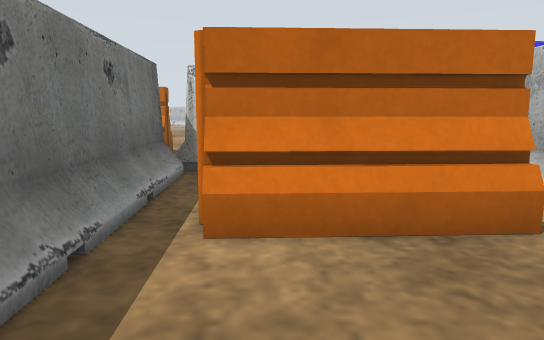
view 1 (above)

24 first-person views from a walk through a Gazebo world. The camera is 0.61 m above the floor, tilts 8° down and sees 70° across. The floor is counted in squares, 0.5 m on a side. Each view is taken from the middle of a square. On the plan, view 1 faces up. The plan holds only what a view shows up to about 15 squares ahead; the rest is blank. The place goes on beyond the plan. Some surface patterns are stand-ins.

view 2
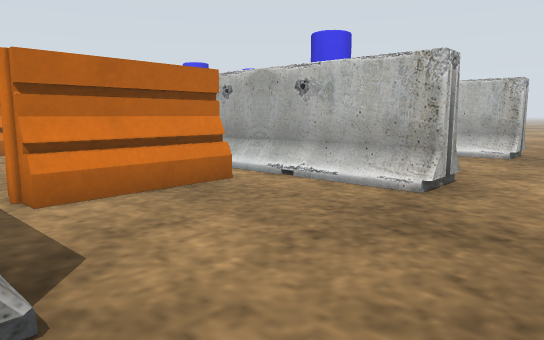

view 3
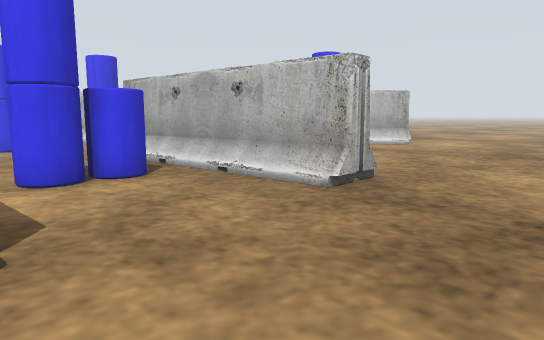

view 4
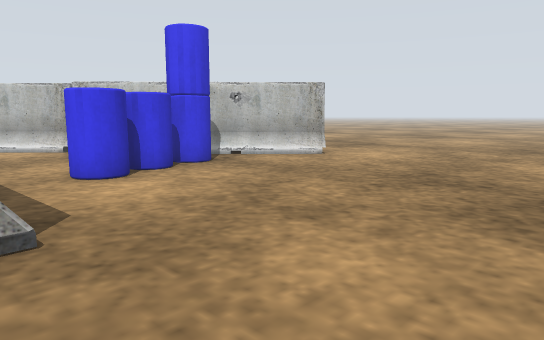

view 5
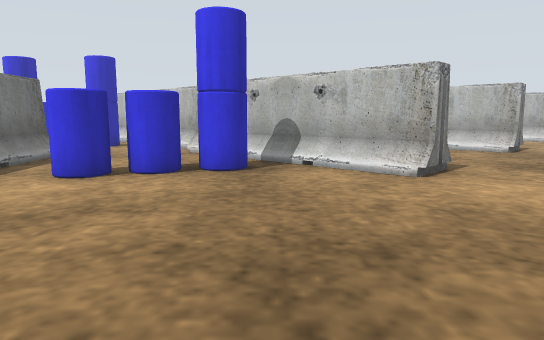

view 6
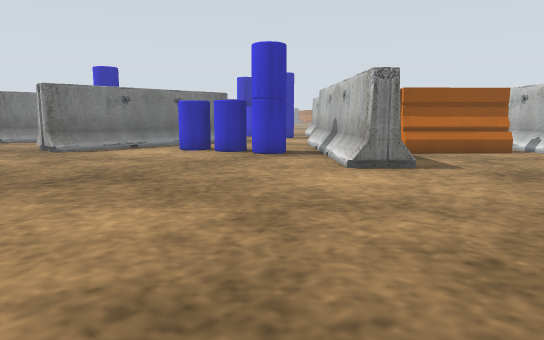

view 7
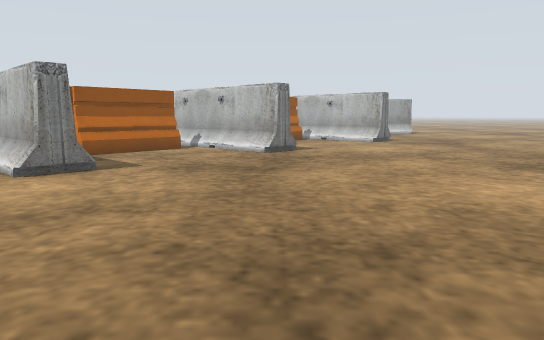

view 8
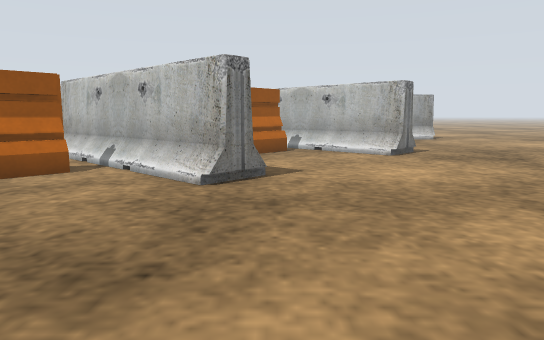

view 9
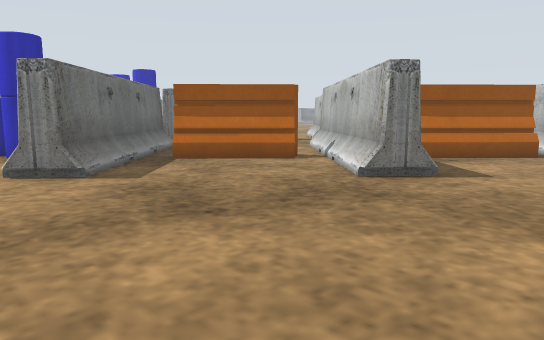

view 10
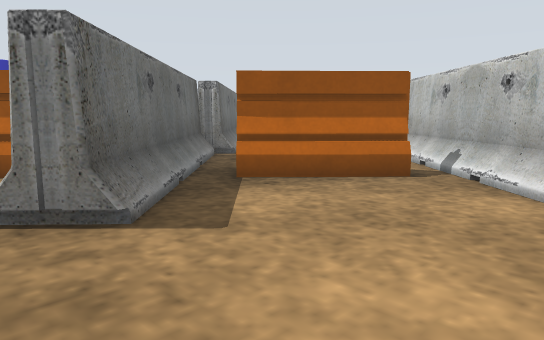

view 11
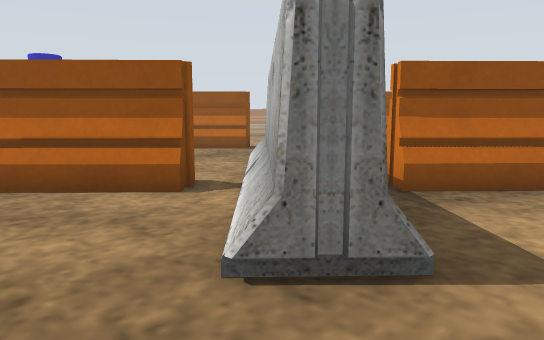

view 12
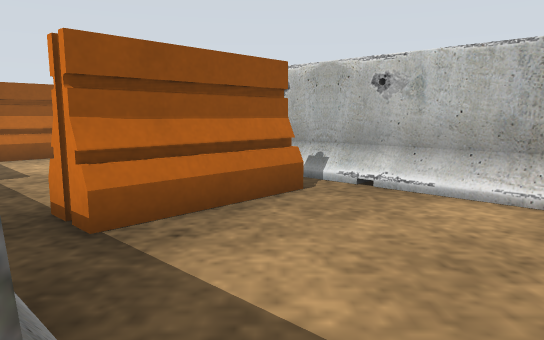

view 13
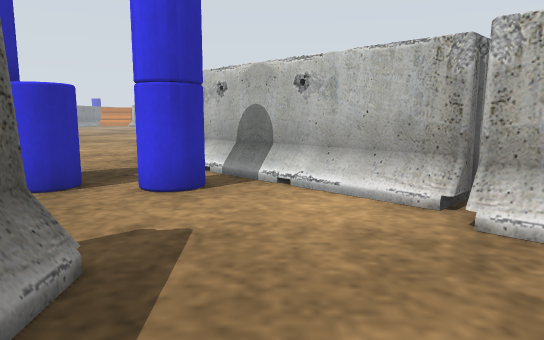

view 14
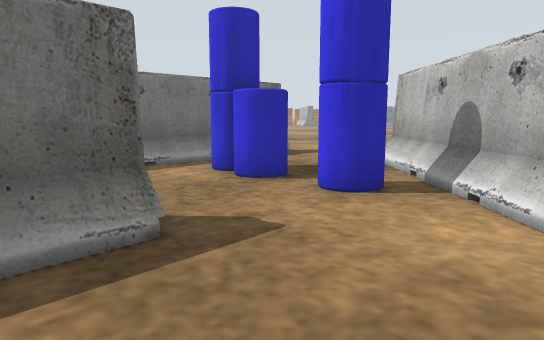

view 15
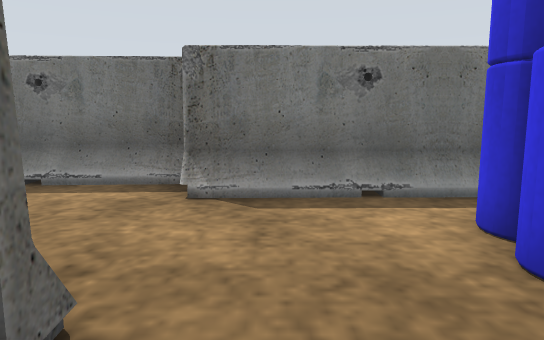

view 16
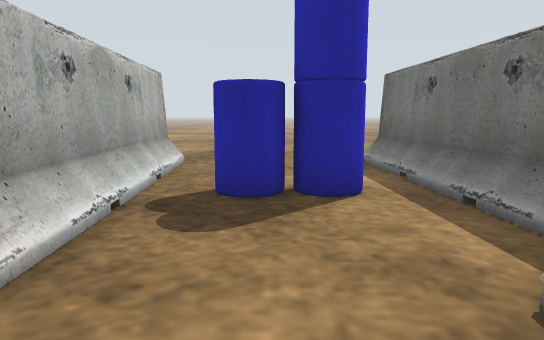

view 17
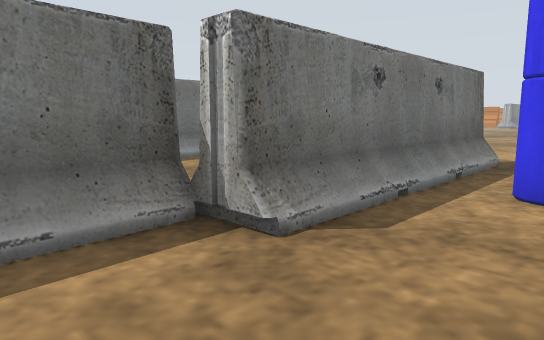

view 18
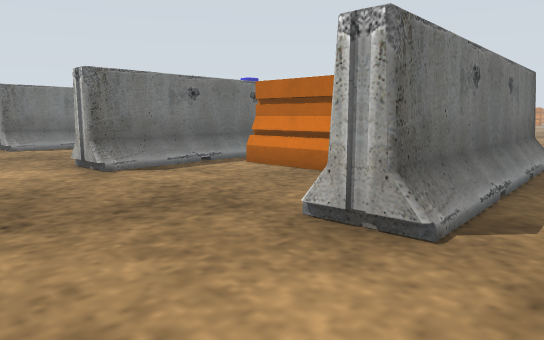

view 19
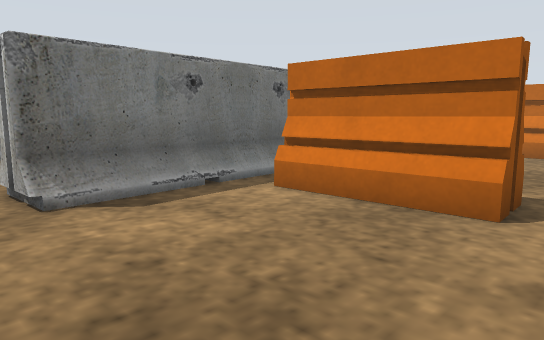

view 20
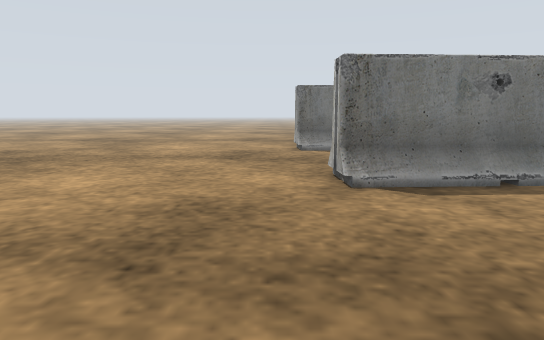

view 21
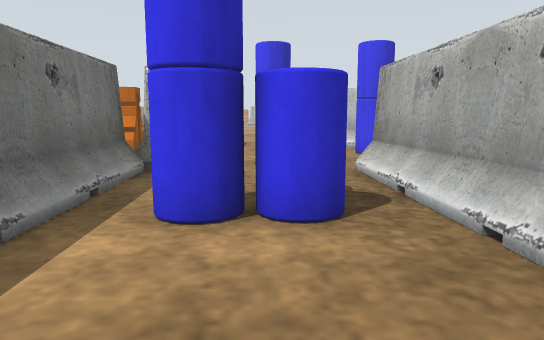

view 22
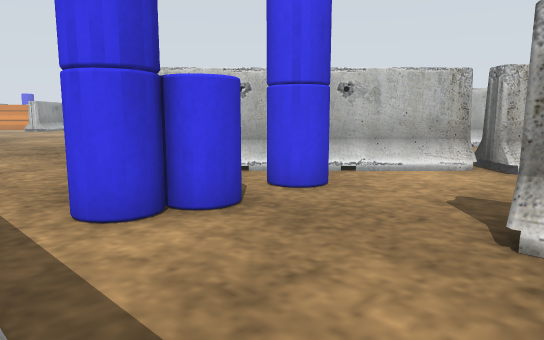

view 23
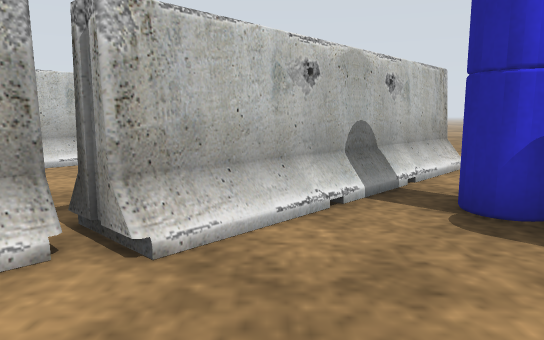

view 24
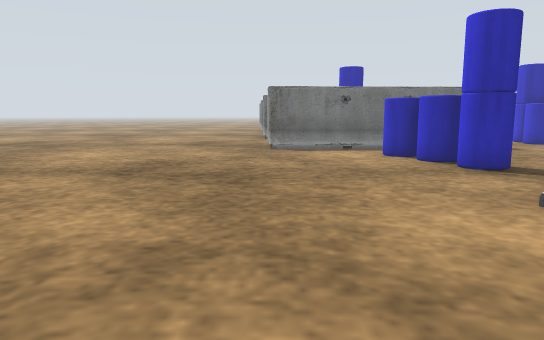

### Floor plan
Key: @ floor where view 1 was taken; . floor; B barrier; O other object.
Columns run from 4 left of view 1 to 31 right of it. Each row starts with its distance up from view 1.
 25              ..
 24              ..
 23              ..
 22              ..          B
 21          ......         BB
 20          ......         B.    O
 19           ....         B...   OO
 18           ....       B BB..    OOO
 17           O...B     BB. BB..   OOOO
 16           O...BB   BB... BO.. OO.OOO
 15           O....BB    ...OOOOOOO...OO
 14           O.....BB     ..OOOOO......
 13 OO O   OO O.OOOBBBB   ....OOOO......
 12 OO OOOOOO O.OOOBB.BBB..   OOOOO.....
 11     ...   O........BBO   OOOOOOO....
 10     . .   O........OOOO OOO..OO.....
  9   O . .  OO...BB....OOOOOO..........
  8   O . .  O....BB.....OOOO...........
  7   O.. .. O....BB.....OOOOO..........
  6   O.   .OO....BB...OOO.OOOO.........
  5   OO   OOO.OOOBBB.OOOO...OO.........
  4   OOOOOOOO.OO.BBB.O.................
  3   O.....OO....BBB..................
  2   O.....OO....BBB..................
  1   O.....OO....BBB.................
  0 .OO.@............................
 -1 .................................
 -2 ..............................
 -3 .......... .. ............ .. .

Positions as (right, up) in squares from view 1, and headings:
1: (0, 0), facing up
2: (-2, -2), facing up-right
3: (5, -3), facing up-right
4: (11, -3), facing up-right
5: (18, -3), facing up
6: (26, -3), facing up-left
7: (26, -3), facing up
8: (27, 3), facing up
9: (30, 3), facing up-left
10: (31, 9), facing up-left
11: (28, 8), facing up-left
12: (27, 10), facing up
13: (13, 6), facing up
14: (15, 7), facing up-left
15: (12, 10), facing left
16: (8, 11), facing down
17: (9, 6), facing up-left
18: (7, -3), facing up-left
19: (4, -1), facing up-left
20: (5, -1), facing left
21: (8, 0), facing up
22: (6, 8), facing up-right
23: (12, 9), facing right
24: (26, 1), facing left
